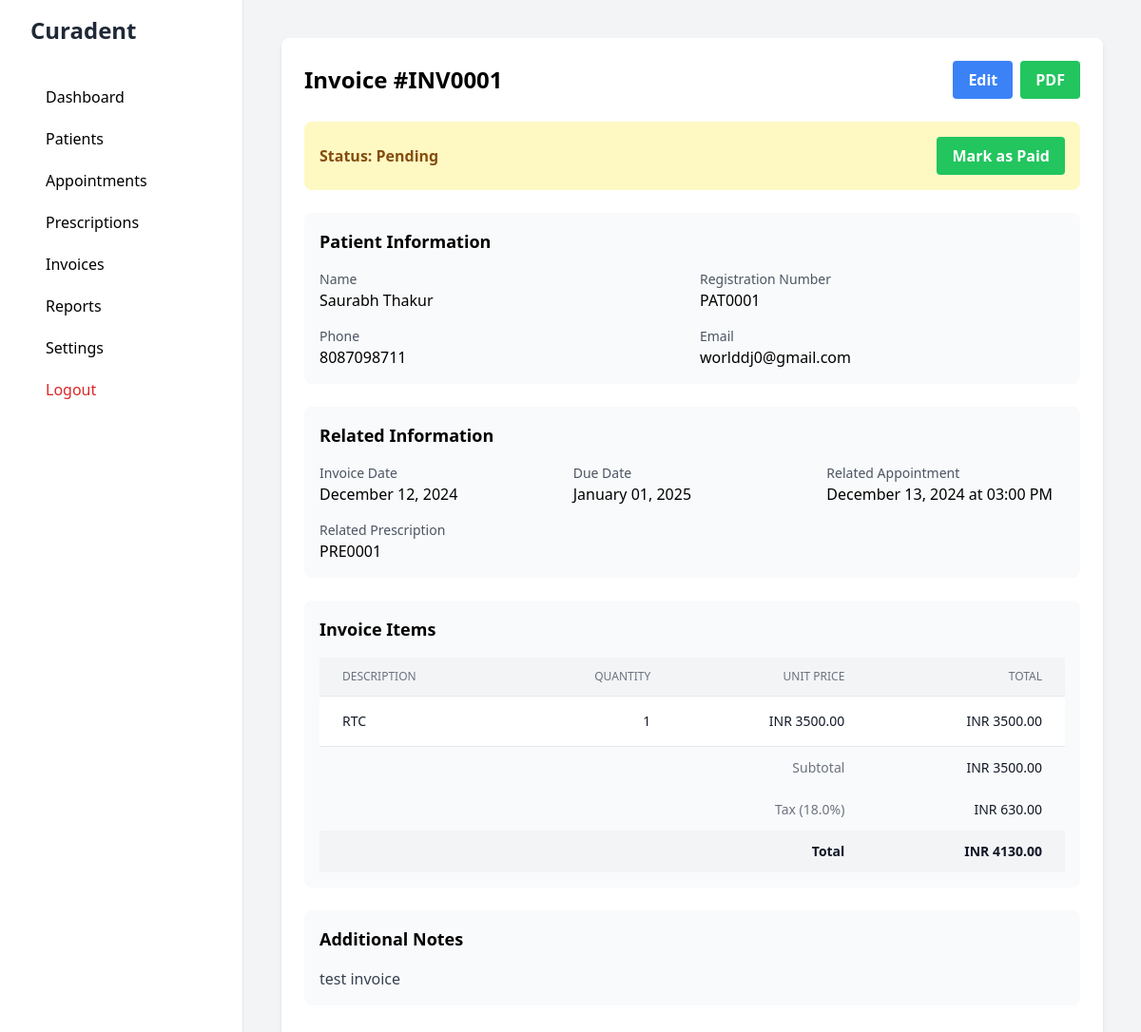
Page /invoices/1 (signed in) on the earlier database version.
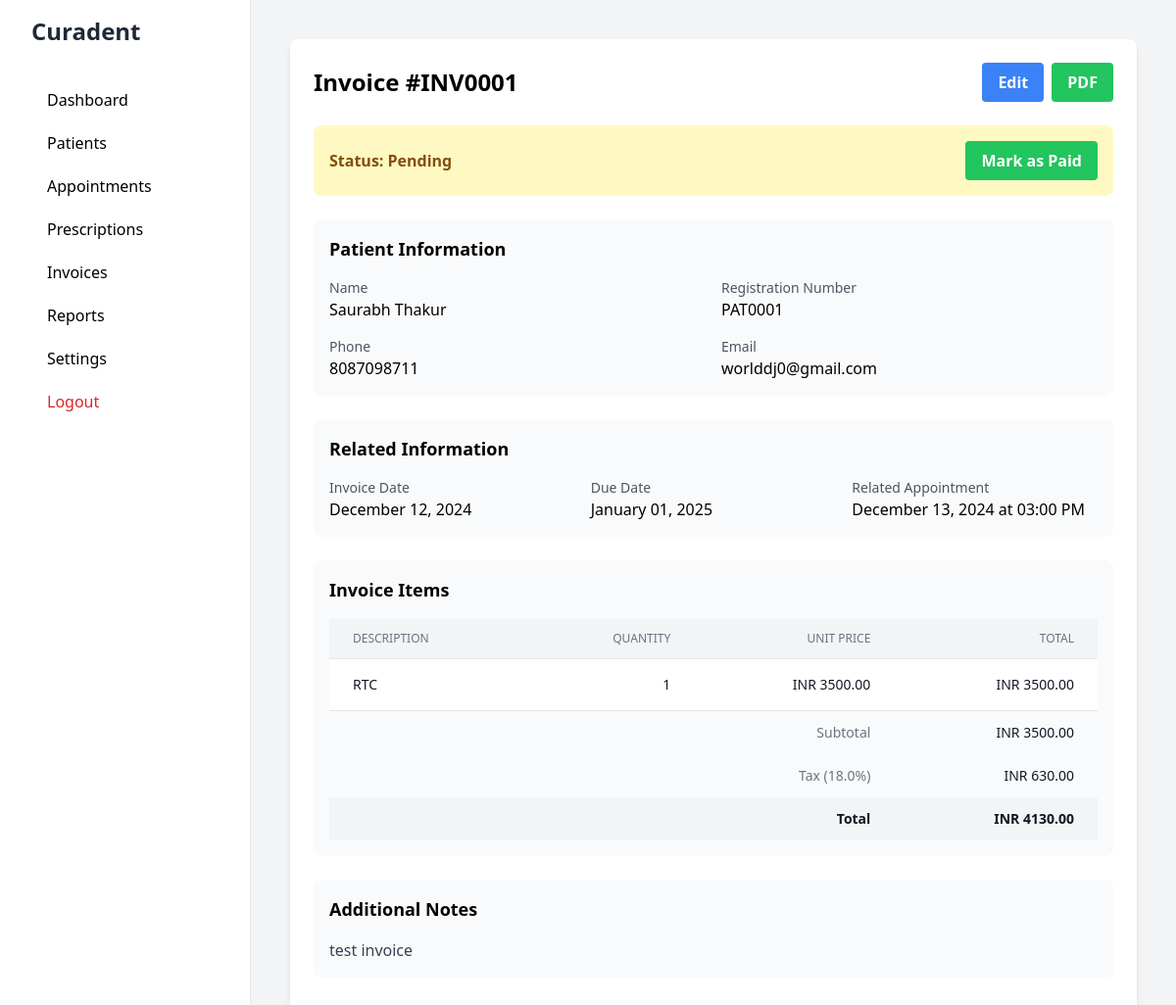
Same page on the later database version.
### app/models/prescription.py (models this page shows, shortened)
class Prescription(db.Model):
    __tablename__ = 'prescriptions'
    id = db.Column(db.Integer, primary_key=True)
    prescription_number = db.Column(db.String(20), unique=True)
    patient_id = db.Column(db.Integer, db.ForeignKey('patients.id'), nullable=False)
    appointment_id = db.Column(db.Integer, db.ForeignKey('appointments.id'))
    date = db.Column(db.Date, nullable=False)
    diagnosis = db.Column(db.Text)
    notes = db.Column(db.Text)
    created_at = db.Column(db.DateTime, default=datetime.utcnow)
    updated_at = db.Column(db.DateTime, default=datetime.utcnow, onupdate=datetime.utcnow)
    patient = db.relationship('Patient', backref='prescriptions')
    appointment = db.relationship('Appointment', backref='prescriptions')
    medicines = db.relationship('PrescriptionMedicine', backref='prescription', cascade='all, delete-orphan')

### app/routes/invoice.py (the view)
@invoice_bp.route('/<int:id>')
@login_required
def view_invoice(id):
    invoice = Invoice.query.get_or_404(id)
    settings = ClinicSettings.get_settings()
    return render_template('dashboard/invoices/view.html',
                         invoice=invoice,
                         settings=settings)

### app/__init__.py (called while the page is built)
def create_app():
    app = Flask(__name__)
    app.config.from_object(Config)
    db.init_app(app)
    migrate.init_app(app, db)
    login_manager.init_app(app)
    from app.routes.auth import auth_bp
    from app.routes.main import main_bp
    from app.routes.appointment import appointment_bp
    from app.routes.prescription import prescription_bp
    from app.routes.invoice import invoice_bp
    app.register_blueprint(auth_bp)
    app.register_blueprint(main_bp)
    app.register_blueprint(appointment_bp)
    app.register_blueprint(prescription_bp)
    app.register_blueprint(invoice_bp)
    @app.context_processor
    def inject_settings():
        from app.models.settings import ClinicSettings
        settings = ClinicSettings.get_settings()
        return dict(clinic_settings=settings)
    return app

### app/models/patient.py (called while the page is built)
    @property
    def full_name(self):
        if self.last_name:
            return f"{self.first_name} {self.last_name}"
        return self.first_name

### app/models/user.py (called while the page is built)
@login_manager.user_loader
def load_user(id):
    return User.query.get(int(id))

### app/templates/dashboard/invoices/view.html (shortened to what the changed rows need)
{% extends "base.html" %}
{% block content %}
<div class="bg-white rounded-lg shadow-md p-6">
    <div class="flex justify-between items-center mb-6">
        <h1 class="text-2xl font-bold">Invoice #{{ invoice.invoice_number }}</h1>
    </div>
    <div class="bg-gray-50 p-4 rounded-lg mb-6">
        <h2 class="text-lg font-semibold mb-4">Patient Information</h2>
    </div>
    <div class="bg-gray-50 p-4 rounded-lg mb-6">
        <h2 class="text-lg font-semibold mb-4">Related Information</h2>
        <div class="grid grid-cols-1 md:grid-cols-3 gap-4">
            {% if invoice.prescription %}
            <div>
                <div class="text-sm text-gray-600">Related Prescription</div>
                <div class="font-medium">{{ invoice.prescription.prescription_number }}</div>
            </div>
            {% endif %}
        </div>
    </div>
    <div class="bg-gray-50 p-4 rounded-lg mb-6">
        <h2 class="text-lg font-semibold mb-4">Invoice Items</h2>
        <div class="overflow-x-auto">
            <table class="min-w-full divide-y divide-gray-200">
                <thead class="bg-gray-100">
                    <tr>
                        <th class="px-6 py-3 text-left text-xs font-medium text-gray-500 uppercase">Description</th>
                        <th class="px-6 py-3 text-right text-xs font-medium text-gray-500 uppercase">Quantity</th>
                        <th class="px-6 py-3 text-right text-xs font-medium text-gray-500 uppercase">Unit Price</th>
                        <th class="px-6 py-3 text-right text-xs font-medium text-gray-500 uppercase">Total</th>
                    </tr>
                </thead>
            </table>
        </div>
    </div>
    {% if invoice.notes %}
    <div class="bg-gray-50 p-4 rounded-lg mb-6">
        <h2 class="text-lg font-semibold mb-4">Additional Notes</h2>
    </div>
    {% endif %}
</div>
{% endblock %}

Differences in the rows shown:
removed Prescription: prescription.prescription_number "PRE0001"
Other differences:
text no longer shown: "Related Prescription"
